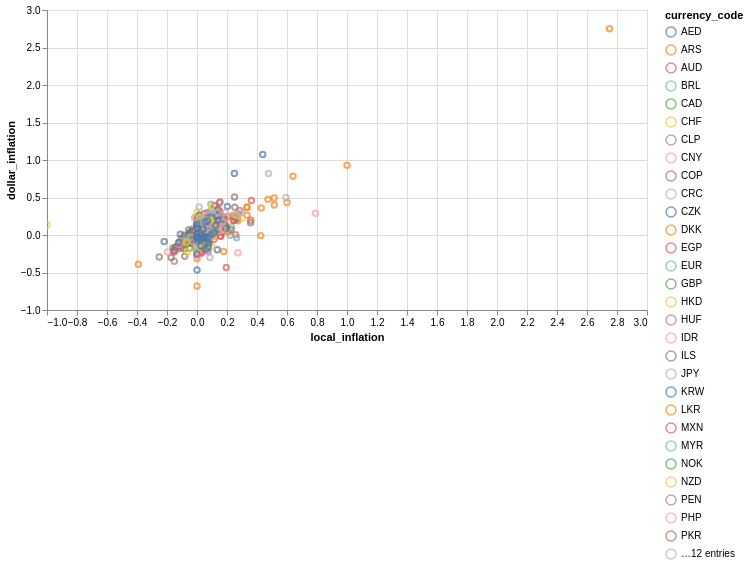

Notebook source saved alongside this figure:
### Code cell
import datetime as dt
from functools import wraps
import pandas as pd
import altair as alt

# --- Decorator ---
def log_step(func):
    @wraps(func)
    def wrapper(*args, **kwargs):
        tic = dt.datetime.now()
        result = func(*args, **kwargs)
        time_taken = str(dt.datetime.now() - tic)
        print(f"just ran step {func.__name__:<22} shape={str(result.shape):<10} took {time_taken}s")
        return result
    return wrapper

# --- Pipeline Steps ---

@log_step
def start_pipeline(dataf):
    return dataf.copy()

@log_step
def set_dtypes(dataf):
    return (dataf
            .assign(date=lambda d: pd.to_datetime(d['date']))
            .sort_values(['currency_code', 'date']))

@log_step
def remove_short_history_countries(dataf, min_row_country=20):
    # Filter out countries with too few records first
    countries = (dataf
                 .groupby('currency_code')
                 .agg(n=('name', 'count'))
                 .loc[lambda d: d['n'] >= min_row_country]
                 .index)
    return dataf.loc[lambda d: d['currency_code'].isin(countries)]

@log_step
def add_inflation_features(dataf):
    # Calculate inflation using .pct_change() (or your diff method) safely on clean countries
    return (dataf
            .assign(local_inflation=lambda d: d.groupby('name')['local_price'].pct_change())
            .assign(dollar_inflation=lambda d: d.groupby('name')['dollar_price'].pct_change()))

@log_step
def remove_extreme_inflation(dataf):
    # Now that inflation is calculated, safely strip away the NaNs and extreme values!
    return (dataf
            .dropna(subset=['local_inflation', 'dollar_inflation'])
            .loc[lambda d: d['local_inflation'] > -20])

# --- Plot Function ---
def plot_bigmac(dataf):
    return (alt.Chart(dataf)
      .mark_point()
      .encode(x='local_inflation',
              y='dollar_inflation',
              color=alt.Color('currency_code'),
              tooltip=["currency_code", "local_inflation", "dollar_inflation"])
      .properties(width=600, height=300)
      .interactive())

# --- Run everything ---
df = pd.read_csv('https://calmcode.io/static/data/bigmac.csv')

chart = (df
  .pipe(start_pipeline)
  .pipe(set_dtypes)
  .pipe(remove_short_history_countries, min_row_country=20)
  .pipe(add_inflation_features)
  .pipe(remove_extreme_inflation)
  .pipe(plot_bigmac))

chart

### Figure 1 — Vega-Lite specification as saved in the notebook (floating-point values rounded to 4 significant figures; data arrays with more than 128 entries replaced by an {"elided": "..."} marker saying what was removed)
{"config": {"view": {"continuousWidth": 300, "continuousHeight": 300}}, "data": {"name": "data-bdbd768d5c6b27390730d20ed2b357d4"}, "mark": {"type": "point"}, "encoding": {"color": {"field": "currency_code", "type": "nominal"}, "tooltip": [{"field": "currency_code", "type": "nominal"}, {"field": "local_inflation", "type": "quantitative"}, {"field": "dollar_inflation", "type": "quantitative"}], "x": {"field": "local_inflation", "type": "quantitative"}, "y": {"field": "dollar_inflation", "type": "quantitative"}}, "height": 300, "params": [{"name": "param_2", "select": {"type": "interval", "encodings": ["x", "y"]}, "bind": "scales"}], "width": 600, "$schema": "https://vega.github.io/schema/vega-lite/v5.20.1.json", "datasets": {"data-bdbd768d5c6b27390730d20ed2b357d4": {"elided": "1206 records"}}}
